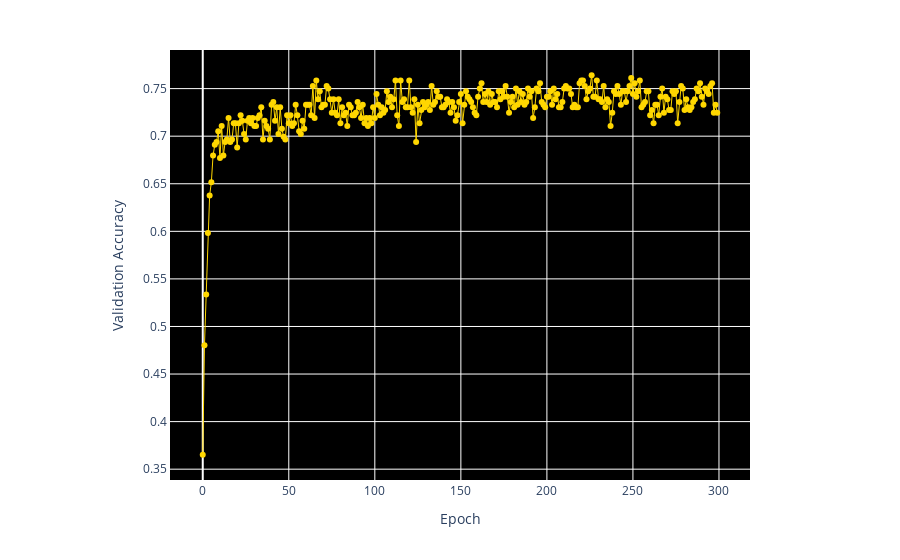

The notebook cell saved with this chart:
### Code cell
# bidirectional
x = [0, 1, 2, 3, 4, 5, 6, 7, 8, 9, 10, 11, 12, 13, 14, 15, 16, 17, 18, 19, 20, 21, 22, 23, 24, 25, 26, 27, 28, 29, 30, 31, 32, 33, 34, 35, 36, 37, 38, 39, 40, 41, 42, 43, 44, 45, 46, 47, 48, 49, 50, 51, 52, 53, 54, 55, 56, 57, 58, 59, 60, 61, 62, 63, 64, 65, 66, 67, 68, 69, 70, 71, 72, 73, 74, 75, 76, 77, 78, 79, 80, 81, 82, 83, 84, 85, 86, 87, 88, 89, 90, 91, 92, 93, 94, 95, 96, 97, 98, 99, 100, 101, 102, 103, 104, 105, 106, 107, 108, 109, 110, 111, 112, 113, 114, 115, 116, 117, 118, 119, 120, 121, 122, 123, 124, 125, 126, 127, 128, 129, 130, 131, 132, 133, 134, 135, 136, 137, 138, 139, 140, 141, 142, 143, 144, 145, 146, 147, 148, 149, 150, 151, 152, 153, 154, 155, 156, 157, 158, 159, 160, 161, 162, 163, 164, 165, 166, 167, 168, 169, 170, 171, 172, 173, 174, 175, 176, 177, 178, 179, 180, 181, 182, 183, 184, 185, 186, 187, 188, 189, 190, 191, 192, 193, 194, 195, 196, 197, 198, 199, 200, 201, 202, 203, 204, 205, 206, 207, 208, 209, 210, 211, 212, 213, 214, 215, 216, 217, 218, 219, 220, 221, 222, 223, 224, 225, 226, 227, 228, 229, 230, 231, 232, 233, 234, 235, 236, 237, 238, 239, 240, 241, 242, 243, 244, 245, 246, 247, 248, 249, 250, 251, 252, 253, 254, 255, 256, 257, 258, 259, 260, 261, 262, 263, 264, 265, 266, 267, 268, 269, 270, 271, 272, 273, 274, 275, 276, 277, 278, 279, 280, 281, 282, 283, 284, 285, 286, 287, 288, 289, 290, 291, 292, 293, 294, 295, 296, 297, 298, 299]
GRU = [0.3651685416698456, 0.48033708333969116, 0.533707857131958, 0.5983145833015442, 0.6376404762268066, 0.6516854166984558, 0.6797752976417542, 0.6910112500190735, 0.6938202381134033, 0.7050561904907227, 0.6769663095474243, 0.7106741666793823, 0.6797752976417542, 0.6938202381134033, 0.6966292262077332, 0.7191011309623718, 0.6938202381134033, 0.6966292262077332, 0.7134831547737122, 0.7134831547737122, 0.6882022619247437, 0.7134831547737122, 0.7219101190567017, 0.716292142868042, 0.7022472023963928, 0.6966292262077332, 0.716292142868042, 0.7191011309623718, 0.7134831547737122, 0.7191011309623718, 0.7106741666793823, 0.7106741666793823, 0.7191011309623718, 0.7219101190567017, 0.7303370833396912, 0.6966292262077332, 0.716292142868042, 0.7106741666793823, 0.7078651785850525, 0.6966292262077332, 0.733146071434021, 0.7359550595283508, 0.716292142868042, 0.7303370833396912, 0.7022472023963928, 0.7303370833396912, 0.7078651785850525, 0.699438214302063, 0.6966292262077332, 0.7219101190567017, 0.7134831547737122, 0.7219101190567017, 0.7106741666793823, 0.7134831547737122, 0.733146071434021, 0.7219101190567017, 0.7050561904907227, 0.7022472023963928, 0.716292142868042, 0.7078651785850525, 0.733146071434021, 0.733146071434021, 0.733146071434021, 0.7219101190567017, 0.7528089880943298, 0.7191011309623718, 0.7584269642829895, 0.7387640476226807, 0.7471910119056702, 0.7303370833396912, 0.733146071434021, 0.733146071434021, 0.7528089880943298, 0.75, 0.7387640476226807, 0.7247191071510315, 0.7387640476226807, 0.7247191071510315, 0.7219101190567017, 0.7387640476226807, 0.7134831547737122, 0.7303370833396912, 0.7219101190567017, 0.7247191071510315, 0.7106741666793823, 0.733146071434021, 0.7303370833396912, 0.7219101190567017, 0.7219101190567017, 0.7247191071510315, 0.7359550595283508, 0.7303370833396912, 0.7191011309623718, 0.733146071434021, 0.7134831547737122, 0.7191011309623718, 0.7106741666793823, 0.7191011309623718, 0.7134831547737122, 0.7303370833396912, 0.7191011309623718, 0.7443820238113403, 0.733146071434021, 0.7219101190567017, 0.7303370833396912, 0.7247191071510315, 0.7275280952453613, 0.7471910119056702, 0.7359550595283508, 0.7415730357170105, 0.7303370833396912, 0.7387640476226807, 0.7584269642829895, 0.7219101190567017, 0.7106741666793823, 0.7584269642829895, 0.7359550595283508, 0.7387640476226807, 0.7303370833396912, 0.7303370833396912, 0.7584269642829895, 0.7303370833396912, 0.7247191071510315, 0.7387640476226807, 0.6938202381134033, 0.733146071434021, 0.7134831547737122, 0.7275280952453613, 0.7359550595283508, 0.7303370833396912, 0.733146071434021, 0.7359550595283508, 0.7275280952453613, 0.7528089880943298, 0.733146071434021, 0.7359550595283508, 0.7471910119056702, 0.7415730357170105, 0.7415730357170105, 0.7303370833396912, 0.7303370833396912, 0.733146071434021, 0.7387640476226807, 0.7359550595283508, 0.7247191071510315, 0.7359550595283508, 0.7303370833396912, 0.716292142868042, 0.7219101190567017, 0.7359550595283508, 0.7443820238113403, 0.7134831547737122, 0.733146071434021, 0.7471910119056702, 0.7415730357170105, 0.7387640476226807, 0.7359550595283508, 0.7303370833396912, 0.7247191071510315, 0.7219101190567017, 0.7415730357170105, 0.75, 0.7556179761886597, 0.7359550595283508, 0.7443820238113403, 0.7359550595283508, 0.7471910119056702, 0.733146071434021, 0.7443820238113403, 0.7359550595283508, 0.7359550595283508, 0.7303370833396912, 0.7471910119056702, 0.7387640476226807, 0.7471910119056702, 0.7415730357170105, 0.7528089880943298, 0.7415730357170105, 0.7247191071510315, 0.7359550595283508, 0.7415730357170105, 0.7303370833396912, 0.75, 0.733146071434021, 0.7471910119056702, 0.7359550595283508, 0.7443820238113403, 0.733146071434021, 0.7359550595283508, 0.75, 0.7415730357170105, 0.7471910119056702, 0.7191011309623718, 0.7303370833396912, 0.75, 0.7471910119056702, 0.7556179761886597, 0.7359550595283508, 0.733146071434021, 0.7303370833396912, 0.7415730357170105, 0.7415730357170105, 0.7471910119056702, 0.733146071434021, 0.75, 0.7387640476226807, 0.7443820238113403, 0.7303370833396912, 0.7303370833396912, 0.7359550595283508, 0.75, 0.7528089880943298, 0.75, 0.75, 0.7443820238113403, 0.7303370833396912, 0.733146071434021, 0.7303370833396912, 0.7303370833396912, 0.7556179761886597, 0.7584269642829895, 0.7584269642829895, 0.7528089880943298, 0.7387640476226807, 0.7471910119056702, 0.75, 0.7640449404716492, 0.7415730357170105, 0.7415730357170105, 0.7584269642829895, 0.7387640476226807, 0.7387640476226807, 0.7359550595283508, 0.7528089880943298, 0.7303370833396912, 0.7387640476226807, 0.7359550595283508, 0.7106741666793823, 0.7247191071510315, 0.7471910119056702, 0.7443820238113403, 0.7528089880943298, 0.7443820238113403, 0.733146071434021, 0.7471910119056702, 0.7471910119056702, 0.7359550595283508, 0.7471910119056702, 0.7528089880943298, 0.7612359523773193, 0.7443820238113403, 0.7556179761886597, 0.7415730357170105, 0.7471910119056702, 0.7584269642829895, 0.7303370833396912, 0.733146071434021, 0.7359550595283508, 0.7471910119056702, 0.7471910119056702, 0.7219101190567017, 0.7275280952453613, 0.7134831547737122, 0.733146071434021, 0.733146071434021, 0.7219101190567017, 0.7415730357170105, 0.75, 0.7247191071510315, 0.7415730357170105, 0.7387640476226807, 0.7275280952453613, 0.7275280952453613, 0.7471910119056702, 0.7443820238113403, 0.7471910119056702, 0.7134831547737122, 0.7359550595283508, 0.7528089880943298, 0.75, 0.7275280952453613, 0.7387640476226807, 0.7303370833396912, 0.7275280952453613, 0.7303370833396912, 0.7359550595283508, 0.7387640476226807, 0.75, 0.7471910119056702, 0.7556179761886597, 0.7415730357170105, 0.733146071434021, 0.75, 0.7471910119056702, 0.7443820238113403, 0.7528089880943298, 0.7556179761886597, 0.7247191071510315, 0.733146071434021, 0.7247191071510315]
plot_favorite_single(x, GRU)
